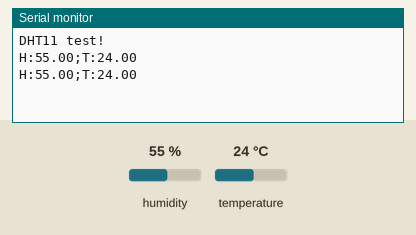
The sketch below on a simulated ESP8266 (Wemos D1 mini). Shown: the last lines printed to the serial monitor. The test bench sets the inputs (shaded band); at power-on: humidity 55 %, temperature 24 °C.

Above: at 4.8 s.
4.9 s: humidity set to 22 %
At 6.6 s:
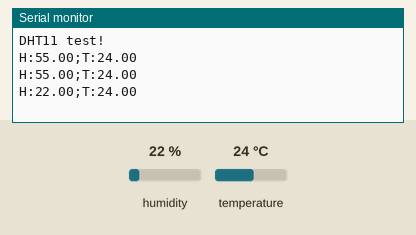
7.9 s: temperature set to 12 °C
At 9.0 s:
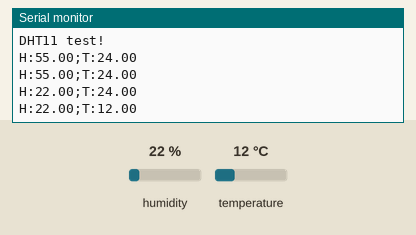
10.9 s: humidity set to 40 %
At 12.5 s:
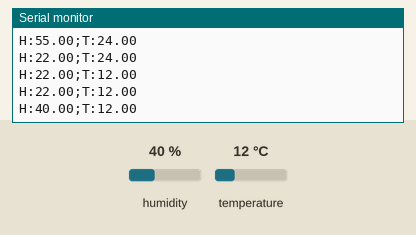
Timing chart, 0 to 14.0 s (numbered marks = the images above; inputs shaded):
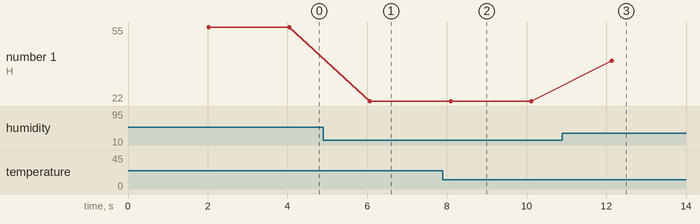

Measured:
- after the input at 4.9 s, the serial monitor: prints a new line after 1.2 s (image 1)
- after the input at 7.9 s, the serial monitor: prints a new line after 0.19 s (image 2)
- after the input at 10.9 s, the serial monitor: prints a new line after 1.2 s (image 3)
- plotted number 1: 55 → 22 after the input at 4.9 s, 22 → 40 after the input at 10.9 s

The sketch:

wemos_test_dht11.ino
```cpp
#include "DHT.h"

#define DHTPIN D4     // what pin we're connected to

// Uncomment whatever type you're using!
#define DHTTYPE DHT11   // DHT 11


DHT dht(DHTPIN, DHTTYPE);

void setup()
{
  Serial.begin(9600);
  Serial.println("DHT11 test!");
  dht.begin();
}

void loop()
{
  // Wait a few seconds between measurements.
  delay(2000);

  float h = dht.readHumidity();
  float t = dht.readTemperature();
  float f = dht.readTemperature(true);

  // Check if any reads failed and exit early (to try again).
  if (isnan(h) || isnan(t) || isnan(f))
  {
    Serial.println("Failed to read from DHT sensor!");
    return;
  }


  Serial.print("H:");
  Serial.print(h);
  Serial.print(";");
  Serial.print("T:");
  Serial.println(t);

}
```
